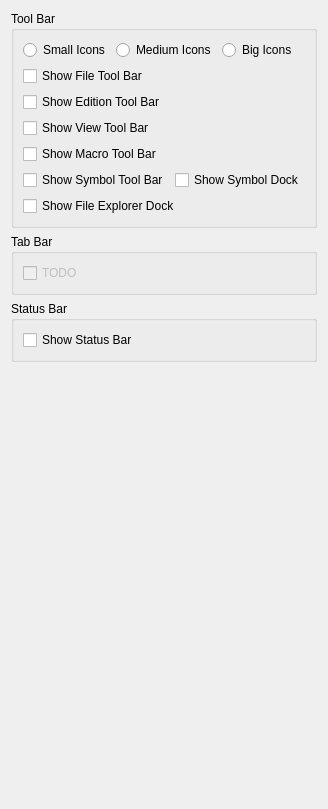
     <widget class="QWidget" name="pInterface">
      <layout class="QVBoxLayout">
       <item>
        <widget class="QGroupBox" name="gbToolBar">
         <property name="title">
          <string>Tool Bar</string>
         </property>
         <layout class="QVBoxLayout" name="verticalLayout_21">
          <item>
           <layout class="QHBoxLayout">
            <item>
             <widget class="QRadioButton" name="rbSmallToolBarIcon">
              <property name="text">
               <string>Small Icons</string>
              </property>
             </widget>
            </item>
            <item>
             <widget class="QRadioButton" name="rbMediumToolBarIcon">
              <property name="text">
               <string>Medium Icons</string>
              </property>
             </widget>
            </item>
            <item>
             <widget class="QRadioButton" name="rbBigToolBarIcon">
              <property name="text">
               <string>Big Icons</string>
              </property>
             </widget>
            </item>
           </layout>
          </item>
          <item>
           <widget class="QCheckBox" name="cbToolBarFile">
            <property name="text">
             <string>Show File Tool Bar</string>
            </property>
           </widget>
          </item>
          <item>
           <widget class="QCheckBox" name="cbToolBarEdit">
            <property name="text">
             <string>Show Edition Tool Bar</string>
            </property>
           </widget>
          </item>
          <item>
           <widget class="QCheckBox" name="cbToolBarView">
            <property name="text">
             <string>Show View Tool Bar</string>
            </property>
           </widget>
          </item>
          <item>
           <widget class="QCheckBox" name="cbToolBarMacro">
            <property name="text">
             <string>Show Macro Tool Bar</string>
            </property>
           </widget>
          </item>
          <item>
           <layout class="QHBoxLayout" name="horizontalLayout_11">
            <item>
             <widget class="QCheckBox" name="cbToolBarSymbol">
              <property name="text">
               <string>Show Symbol Tool Bar</string>
              </property>
             </widget>
            </item>
            <item>
             <widget class="QCheckBox" name="cbDockSymbol">
              <property name="text">
               <string>Show Symbol Dock</string>
              </property>
             </widget>
            </item>
           </layout>
          </item>
          <item>
           <widget class="QCheckBox" name="cbDockExplorer">
            <property name="text">
             <string>Show File Explorer Dock</string>
            </property>
           </widget>
          </item>
         </layout>
        </widget>
       </item>
       <item>
        <widget class="QGroupBox" name="gbTabBar">
         <property name="title">
          <string>Tab Bar</string>
         </property>
         <layout class="QVBoxLayout">
          <item>
           <widget class="QCheckBox" name="cbTodo">
            <property name="enabled">
             <bool>false</bool>
            </property>
            <property name="text">
             <string>TODO</string>
            </property>
           </widget>
          </item>
         </layout>
        </widget>
       </item>
       <item>
        <widget class="QGroupBox" name="gbStatusBar">
         <property name="title">
          <string>Status Bar</string>
         </property>
         <layout class="QVBoxLayout">
          <item>
           <widget class="QCheckBox" name="cbStatusBar">
            <property name="text">
             <string>Show Status Bar</string>
            </property>
           </widget>
          </item>
         </layout>
        </widget>
       </item>
       <item>
        <spacer>
         <property name="orientation">
          <enum>Qt::Vertical</enum>
         </property>
         <property name="sizeHint" stdset="0">
          <size>
           <width>20</width>
           <height>436</height>
          </size>
         </property>
        </spacer>
       </item>
      </layout>
     </widget>
